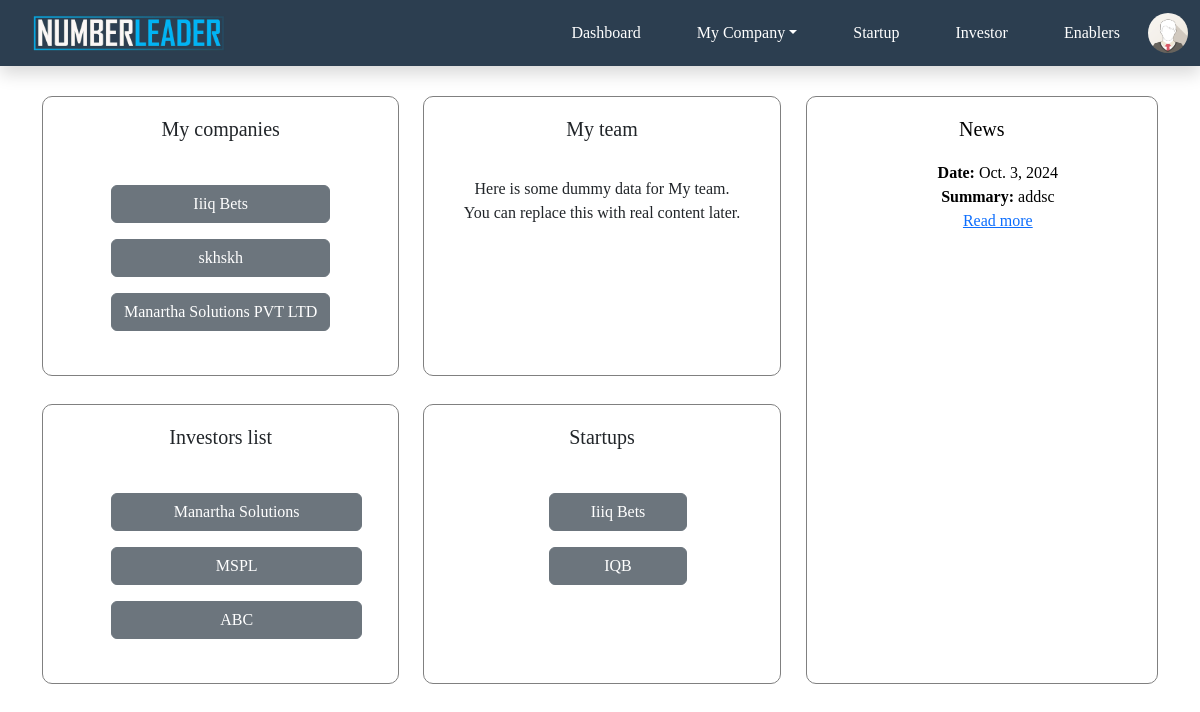
The app's page /admin_dashboard (signed in) with its own data.
### app1/models.py (models this page shows, shortened)
class Company(models.Model):
    user_id = models.ForeignKey(User, on_delete=models.CASCADE,related_name='companies')
    company_id = models.CharField(max_length=10, primary_key=True, editable=False)
    name = models.CharField(max_length=100, null=True)
    date_of_incorporation = models.CharField(max_length=5, null=True)
    email = models.EmailField(null=True)
    phone=models.IntegerField(null=True)
    website_url = models.CharField(max_length=100,null=True)
    linkedin_url = models.CharField(max_length=100,null=True)
    business_type = models.CharField(max_length=255, null=True)
    sector = models.CharField(max_length=255, null=True)
    company_type = models.CharField(max_length=10, null=True)
    location = models.CharField(max_length=20, null=True)
    no_of_employees=models.IntegerField(null=True)
    products=models.CharField(max_length=255, null=True)
    competitor=models.CharField(max_length=255, null=True)
    vision=models.CharField(max_length=255, null=True)
    customers=models.IntegerField(null=True)
    current_revenue=models.DecimalField(decimal_places=2, max_digits=25, null=True)
    current_pl=models.DecimalField(decimal_places=2, max_digits=25, null=True)
    previous_revenue=models.DecimalField(decimal_places=2, max_digits=25, null=True)
    previous_pl=models.DecimalField(decimal_places=2, max_digits=25, null=True)
    a_yearbefore_revenue=models.DecimalField(decimal_places=2, max_digits=25, null=True)
    a_yearbefore_pl=models.DecimalField(decimal_places=2, max_digits=25, null=True)
    additional=models.TextField(null=True)
    subscription_type = models.CharField(max_length=10, null=True)

class Company_news(models.Model):
    company_id = models.ForeignKey(Company,on_delete=models.CASCADE)
    sub_date = models.DateField(default=None, null=True)
    line_no = models.IntegerField(default=None, null=True)
    summary = models.TextField()
    link = models.CharField(max_length=50, default=None, null=True)

### app1/views.py (the view)
# urls.py: path('admin_dashboard',adminDashboard,name='admin_dashboard'),
def adminDashboard(request):
    startup = Company.objects.filter(company_type='startup').order_by('?')[:3]
    investor = Company.objects.filter(company_type='investor').order_by('?')[:3]
    enablers = Company.objects.filter(company_type='enablers').order_by('?')[:3]
    news = Company_news.objects.all().order_by('?')[:5]
    context = {
        'startup':startup,
        'enablers': enablers,
        'investor':investor,
        'news':news
    }
    return render(request,'admin/dashboard.html', context)

### app1/context_processors.py (called while the page is built)
def custom_user(request):
    user_id = request.session.get('current_user_id')
    if user_id:
        try:
            user = User.objects.get(user_id=user_id)
            return {'current_user': user}
        except User.DoesNotExist:
            pass
    return {'current_user': None}

def custom_subuser(request):
    subuser_id = request.session.get('current_subuser_id')
    if subuser_id:
        try:
            subuser = Team.objects.get(subuser_id=subuser_id)
            return {'current_subuser': subuser}
        except Team.DoesNotExist:
            pass
    return {'current_subuser': None}

### templates/admin/dashboard.html (shortened to what this page needs)
{% extends '../base.html' %}
{% load static %}
{% block content %}
<link href="https://cdn.jsdelivr.net/npm/bootstrap@5.3.1/dist/css/bootstrap.min.css" rel="stylesheet">
<div class="container">
  <div class="row g-3">
    <div class="col-md-8">
      <div class="row g-4 d-flex align-items-stretch">
        <div class="col-md-6">
          <div class="card">
            <h5>My companies</h5>
            <div class="card-body">
              <ul class="list-unstyled">
                {% if current_user_companies %}
                {% for company in current_user_companies %}
                <li class="d-flex justify-content-center">
                  <button type="button" class="btn btn-secondary text-center w-100 mt-2 mb-2">
                    {{ company.name }}
                  </button>
                </li>
                {% endfor %}
                {% endif %}
              </ul>
            </div>
          </div>
        </div>
        <div class="col-md-6">
          <div class="card">
            <h5>My team</h5>
            <div class="card-body">
              <p>Here is some dummy data for My team. You can replace this with real content later.</p>
            </div>
          </div>
        </div>
      </div>
      <div class="row g-4 mt-1 d-flex align-items-stretch">
        <div class="col-md-6">
          <div class="card">
            <h5>Investors list</h5>
            <div class="card-body">
              <ul>
                {% for inv in investor %}
                <button type="button" class="btn btn-secondary text-center w-100 mt-2 mb-2">
                    <li>{{ inv.name }}</li>
                </button>
                {% empty %}
                    <p>No investors available.</p>
                {% endfor %}
            </ul>
            </div>
          </div>
        </div>
        <div class="col-md-6">
          <div class="card">
            <h5>Startups</h5>
            <div class="card-body">
              <ul>
                {% for inv in startup %}
                <button type="button" class="btn btn-secondary text-center w-100 mt-2 mb-2">
                    <li>{{ inv.name }}</li>
                </button>
                {% empty %}
                    <p>No Startup available.</p>
                {% endfor %}
            </ul>
            </div>
          </div>
        </div>
      </div>
    </div>
    <div class="col-md-4">
      <div class="large-card">
        <h5>News</h5>
        <div class="card-body">
          <ul>
            {% for news_item in news %}
                <li>
                    <strong>Date:</strong> {{ news_item.sub_date }}<br>
                    <strong>Summary:</strong> {{ news_item.summary }}<br>
                    <a href="{{ news_item.link }}" target="_blank">Read more</a>
                </li>
            {% empty %}
                <li>No news available.</li>
            {% endfor %}
        </ul>
        </div>
      </div>
    </div>
  </div>
</div>
{% endblock content %}

### static/css/styles.css (style rules this page uses)
a { text-decoration:none; }
ul { list-style-type:none; }
body { font-family: 'Times New Roman','Arial', sans-serif; background-color: var(--bg-color); }
:root { --primary-color: #4a90e2; --secondary-color: #2c3e50; --accent-color: #00eb0c; --text-color: #333; --bg-color: #f4f4f4; }
body { font-family: "Times New Roman", sans-serif; }

### templates/admin/dashboard.html (style rules this page uses)
.card, .large-card { display: flex; flex-direction: column; justify-content: flex-start; align-items: center; height: 100%; background-color: white; border: none; transition: box-shadow 0.3s ease; padding: 20px; font-size: 1.5rem; border: 0.5px solid grey; border-radius: 10px; }
.card { height: 280px; }
.large-card { background-color: white; color: black; height: 588px; margin-left: 9px; }
.card h5, .large-card h5 { text-align: center; margin-bottom: 20px; }
.card-body { font-size: 1rem; text-align: center; }
.container { padding-top: 30px; font-size: 14px; font-family: 'Arial MT Rounded'; }
.row > .col-md-6, .col-md-4 { display: flex; }
.card, .large-card { flex: 1; }

### records on screen
Company: name "Iiiq Bets"
Company: name "skhskh"
Company: name "Manartha Solutions PVT LTD"
Company: name "Manartha Solutions"
Company: name "MSPL"
Company: name "ABC"
Company: name "IQB"
Company_news: sub_date "Oct. 3, 2024", summary "addsc"
